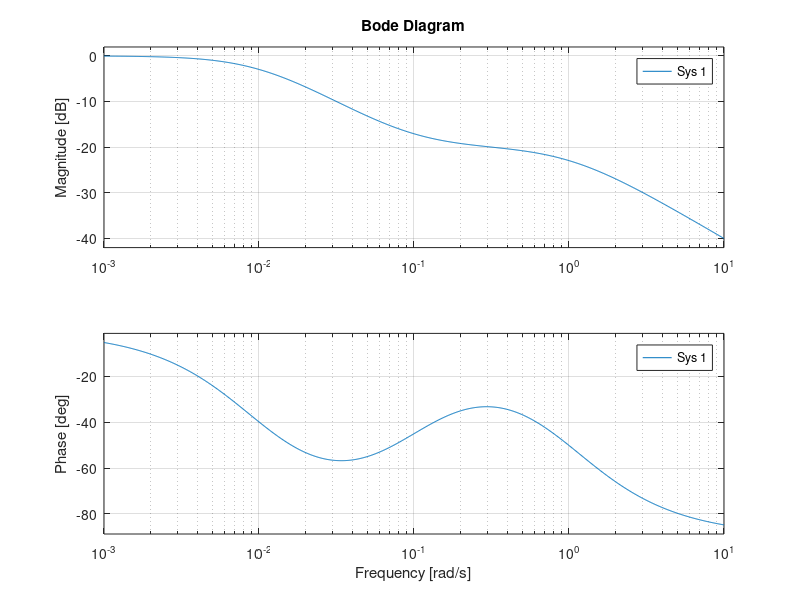

The MATLAB script that drew this image: (Note: this script raises an error after producing the figure.)
%%
nyquist(tf([0 0 10],[1 1 5]))

%%
bode(tf([10 1],conv([1 1],[100 1])))

%%
[RE,IM,W] = nyquist(tf([0 10],[1 2],'InputDelay',0.3),logspace(-1,3,200));
RE=squeeze(RE);
IM=squeeze(IM);
plot(RE,IM)
grid
hold on
[RE,IM,W] = nyquist(tf([0 10],[1 2],'InputDelay',0),logspace(-1,3,1000));
RE=squeeze(RE);
IM=squeeze(IM);
plot(RE,IM,'r')
hold off